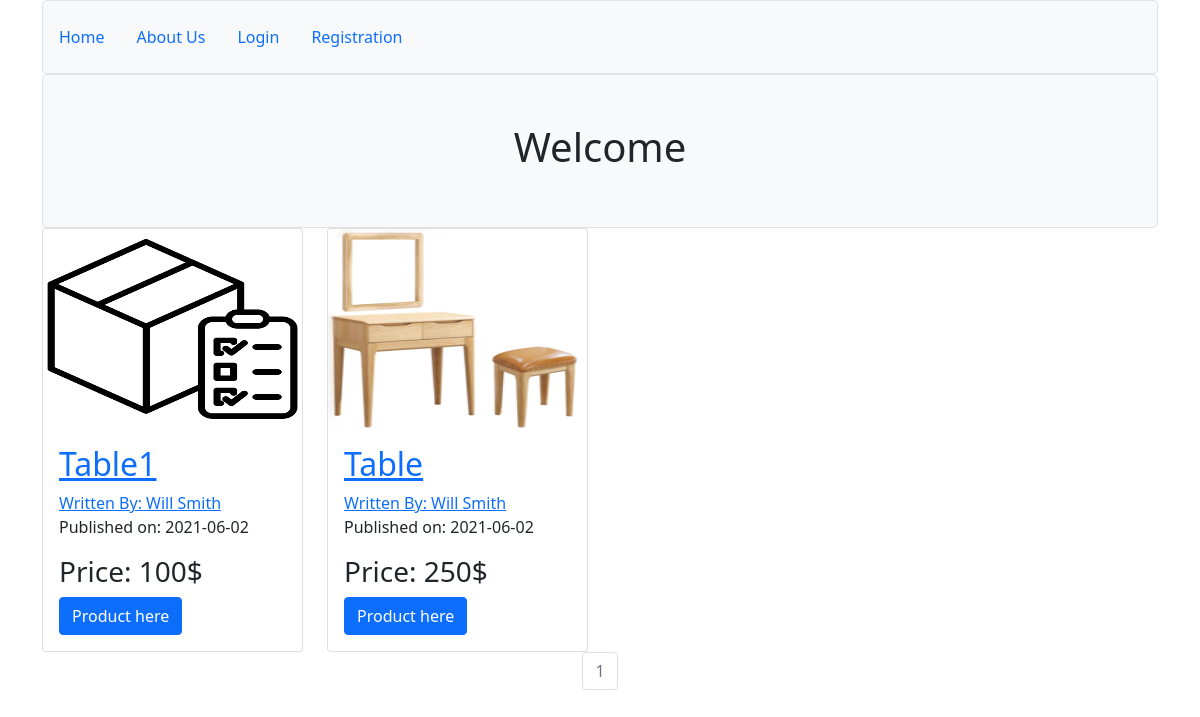
The page /home on the database its author committed.
### myproject/modles.py (models this page shows, shortened)
class Product(db.Model, UserMixin):
    __tablename__ = 'products'
    users = db.relationship(User)
    id = db.Column(db.Integer, primary_key=True)
    user_id = db.Column(db.Integer, db.ForeignKey('users.id'), nullable=False)
    product_name = db.Column(db.String(64), nullable=False)
    product_info = db.Column(db.Text, nullable=False)
    product_price = db.Column(db.String(64), nullable=False)
    product_image = db.Column(db.String(128), nullable=False, default='default_product_image.png')
    date = db.Column(db.DateTime, nullable=False, default=datetime.utcnow)
    buyers = db.relationship('Buyer', backref='products', lazy=True)

class User(db.Model, UserMixin):
    __tablename__ = 'users'
    id = db.Column(db.Integer, primary_key=True)
    name = db.Column(db.String(64))
    surname = db.Column(db.String(64))
    phone = db.Column(db.Integer, unique=True, index=True)
    email = db.Column(db.String(128), unique=True, index=True)
    profile_image = db.Column(db.String(128), nullable=False, default='default_profile_image.png')
    password_hash = db.Column(db.String(128))
    products = db.relationship('Product', backref='author', lazy=True)
    buyers = db.relationship('Buyer', backref='author', lazy=True)

### myproject/core/views.py (the view)
@core.route('/')
@core.route('/home')
def index():
    page = request.args.get('page',1,type=int)
    product_posts = Product.query.order_by(Product.date.desc()).paginate(page=page,per_page=5)
    return render_template('index.html', product_posts=product_posts)

### myproject/templates/index.html (shortened to what this page needs)
{% extends 'base.html' %}
{% block content %}
    <div class="col">
        <div class="h-100 p-5 bg-light border rounded-3 text-center">
            <h1>Welcome</h1>
        </div>
    </div>
    <div class="row">
        {% for post in product_posts.items%}
            <div class="col-3">
                <div class="card">
                    <img src="{{url_for('static', filename='product_pics/'+post.product_image)}}" class="card-img-top" height="200px">
                    <div class="card-body">
                        <h2>
                            <a class="card-title" href="{{url_for('products.product', product_id=post.id)}}">{{post.product_name}}</a>
                        </h2>
                        <a href="{{url_for('users.user_posts', email=post.author.email)}}">Written By: {{post.author.name}} {{post.author.surname}}</a>
                        <p>Published on: {{post.date.strftime('%Y-%m-%d')}}</p>
                        <h3>Price: {{post.product_price}}</h3>
                        <a href="{{url_for('products.product', product_id=post.id)}}" class="btn btn-primary">Product here</a>
                    </div>
                </div>
            </div>
        {% endfor %}
    </div>
    <nav aria-label="Page Navigation example">
        <ul class="pagination justify-content-center">
            {% for page_num in product_posts.iter_pages(left_edge=1,right_edge=1,left_current=1,right_current=2) %}
                {% if product_posts.page == page_num %}
                    <li class="page-item disabled">
                        <a class="page-link" href="url_for('core.index', page=page_num)">{{page_num}}</a>
                    </li>
                {% else %}
                    <li class="page-item">
                        <a class="page-link" href="url_for('core.index', page=page_num)">{{page_num}}</a>
                    </li>
                {% endif %}
            {% endfor %}
        </ul>
    </nav>
{% endblock %}

### rows shown on the page
Product: product_image (placeholder picture), product_name "Table1", author.name "Will", author.surname "Smith", date "2021-06-02", product_price "100$"
Product: product_image (picture), product_name "Table", author.name "Will", author.surname "Smith", date "2021-06-02", product_price "250$"

### other values the page prints
{{ page_num }} "1"
